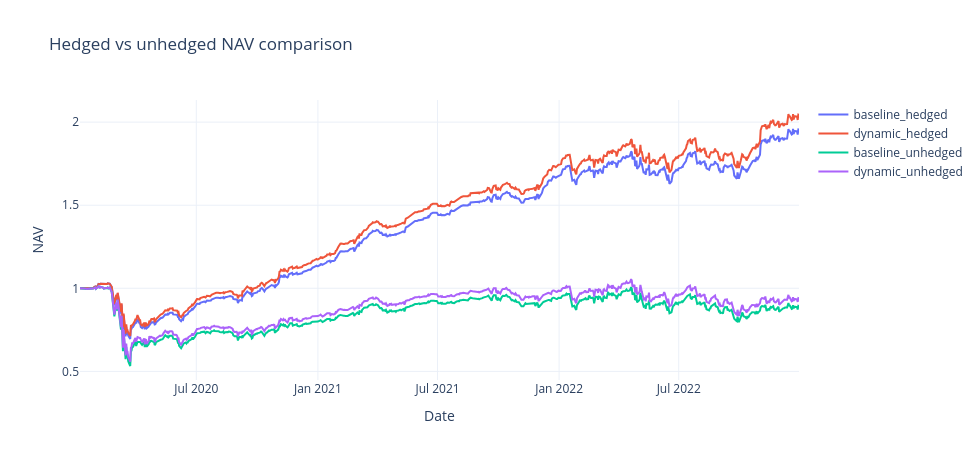

Notebook source saved alongside this figure:
### Code cell
hedge_nav_compare = pd.concat(
    [
        baseline.nav['NAV'].rename('baseline_hedged'),
        dynamic.nav['NAV'].rename('dynamic_hedged'),
        baseline_unhedged.nav['NAV'].rename('baseline_unhedged'),
        dynamic_unhedged.nav['NAV'].rename('dynamic_unhedged'),
    ],
    axis=1,
).ffill()
fig = go.Figure()
for col in hedge_nav_compare.columns:
    fig.add_trace(go.Scatter(x=hedge_nav_compare.index, y=hedge_nav_compare[col], mode='lines', name=col))
fig.update_layout(template='plotly_white', height=460, width=980, title='Hedged vs unhedged NAV comparison')
fig.update_xaxes(title='Date')
fig.update_yaxes(title='NAV')
fig.show()

### Figure 1 — Plotly figure (JSON) as saved in the notebook; plotly's stock layout.template omitted (floating-point values rounded to 4 significant figures; data arrays with more than 128 entries replaced by an {"elided": "..."} marker saying what was removed)
{"data": [{"mode": "lines", "name": "baseline_hedged", "type": "scatter", "x": {"elided": "779 str values"}, "y": {"elided": "779 float values"}}, {"mode": "lines", "name": "dynamic_hedged", "type": "scatter", "x": {"elided": "779 str values"}, "y": {"elided": "779 float values"}}, {"mode": "lines", "name": "baseline_unhedged", "type": "scatter", "x": {"elided": "779 str values"}, "y": {"elided": "779 float values"}}, {"mode": "lines", "name": "dynamic_unhedged", "type": "scatter", "x": {"elided": "779 str values"}, "y": {"elided": "779 float values"}}], "layout": {"height": 460, "title": {"text": "Hedged vs unhedged NAV comparison"}, "width": 980, "xaxis": {"title": {"text": "Date"}}, "yaxis": {"title": {"text": "NAV"}}}}
